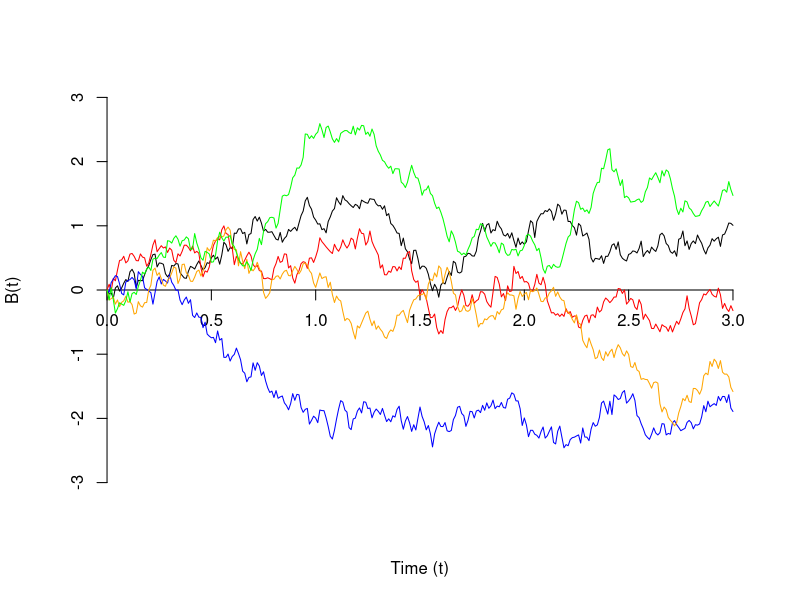

This figure's R source:
## ---- chunk 1
set.seed(1)
colors = c("black", "red", "blue", "orange", "green")
plot(NA, NA,
     xaxt="n", yaxt="n", bty="n",
     xlim=c(0, 3), ylim=c(-3, 3),
     xlab="Time (t)", ylab="B(t)")
axis(1, pos=0)
axis(2, pos=0)
for(i in 1:5) {
  n <- 300
  t <- 0:n
  x <- c(0, cumsum(rnorm(n)))

  lines(t / 100, x / sqrt(100), type="l", col=colors[i])
}
